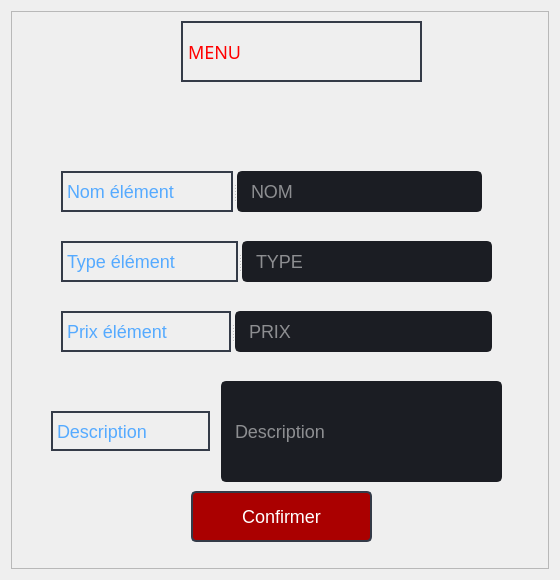
<?xml version="1.0" encoding="UTF-8"?>
<ui version="4.0">
 <class>menu</class>
 <widget class="QDialog" name="menu">
  <property name="geometry">
   <rect>
    <x>0</x>
    <y>0</y>
    <width>560</width>
    <height>580</height>
   </rect>
  </property>
  <property name="windowTitle">
   <string>Menu</string>
  </property>
  <property name="styleSheet">
   <string notr="true">background-color: rgb(40, 44, 52);
QDialog {background: transparent; }
QToolTip {
	color: #ffffff;
	background-color: rgba(27, 29, 35, 160);
	border: 1px solid rgb(40, 40, 40);
	border-radius: 2px;
}
*{
	
	font-size:18px;
};
border-radius: 5px;
gridline-color: transparent;
border-bottom: 1px solid rgb(44, 49, 60);
color: rgb(255, 96, 96);
QMainWindow {background: transparent; }
QToolTip {
	color: #ffffff;
	background-color: rgba(27, 29, 35, 160);
	border: 1px solid rgb(40, 40, 40);
	border-radius: 2px;
}</string>
  </property>
  <layout class="QHBoxLayout" name="horizontalLayout">
   <item>
    <widget class="QFrame" name="frame">
     <property name="styleSheet">
      <string notr="true">background-color: rgb(40, 44, 52);/* LINE EDIT */
QLineEdit {
	background-color: rgb(27, 29, 35);
	border-radius: 5px;
	border: 2px solid rgb(27, 29, 35);
	padding-left: 10px;
}
QLineEdit:hover {
	border: 2px solid rgb(64, 71, 88);
}
QLineEdit:focus {
	border: 2px solid rgb(91, 101, 124);
}

/* SCROLL BARS */
QScrollBar:horizontal {
    border: none;
    background: rgb(52, 59, 72);
    height: 14px;
    margin: 0px 21px 0 21px;
	border-radius: 0px;
}
QScrollBar::handle:horizontal {
    background: rgb(85, 170, 255);
    min-width: 25px;
	border-radius: 7px
}
QScrollBar::add-line:horizontal {
    border: none;
    background: rgb(55, 63, 77);
    width: 20px;
	border-top-right-radius: 7px;
    border-bottom-right-radius: 7px;
    subcontrol-position: right;
    subcontrol-origin: margin;
}
QScrollBar::sub-line:horizontal {
    border: none;
    background: rgb(55, 63, 77);
    width: 20px;
	border-top-left-radius: 7px;
    border-bottom-left-radius: 7px;
    subcontrol-position: left;
    subcontrol-origin: margin;
}
QScrollBar::up-arrow:horizontal, QScrollBar::down-arrow:horizontal
{
     background: none;
}
QScrollBar::add-page:horizontal, QScrollBar::sub-page:horizontal
{
     background: none;
}
 QScrollBar:vertical {
	border: none;
    background: rgb(52, 59, 72);
    width: 14px;
    margin: 21px 0 21px 0;
	border-radius: 0px;
 }
 QScrollBar::handle:vertical {	
	background: rgb(85, 170, 255);
    min-height: 25px;
	border-radius: 7px
 }
 QScrollBar::add-line:vertical {
     border: none;
    background: rgb(55, 63, 77);
     height: 20px;
	border-bottom-left-radius: 7px;
    border-bottom-right-radius: 7px;
     subcontrol-position: bottom;
     subcontrol-origin: margin;
 }
 QScrollBar::sub-line:vertical {
	border: none;
    background: rgb(55, 63, 77);
     height: 20px;
	border-top-left-radius: 7px;
    border-top-right-radius: 7px;
     subcontrol-position: top;
     subcontrol-origin: margin;
 }
 QScrollBar::up-arrow:vertical, QScrollBar::down-arrow:vertical {
     background: none;
 }

 QScrollBar::add-page:vertical, QScrollBar::sub-page:vertical {
     background: none;
 }

/* CHECKBOX */
QCheckBox::indicator {
    border: 3px solid rgb(52, 59, 72);
	width: 15px;
	height: 15px;
	border-radius: 10px;
    background: rgb(44, 49, 60);
}
QCheckBox::indicator:hover {
    border: 3px solid rgb(58, 66, 81);
}
QCheckBox::indicator:checked {
    background: 3px solid rgb(52, 59, 72);
	border: 3px solid rgb(52, 59, 72);	
	background-image: url(:/16x16/icons/16x16/cil-check-alt.png);
}

/* RADIO BUTTON */
QRadioButton::indicator {
    border: 3px solid rgb(52, 59, 72);
	width: 15px;
	height: 15px;
	border-radius: 10px;
    background: rgb(44, 49, 60);
}
QRadioButton::indicator:hover {
    border: 3px solid rgb(58, 66, 81);
}
QRadioButton::indicator:checked {
    background: 3px solid rgb(94, 106, 130);
	border: 3px solid rgb(52, 59, 72);	
}

/* COMBOBOX */
QComboBox{
	background-color: rgb(27, 29, 35);
	border-radius: 5px;
	border: 2px solid rgb(27, 29, 35);
	padding: 5px;
	padding-left: 10px;
}
QComboBox:hover{
	border: 2px solid rgb(64, 71, 88);
}
QComboBox::drop-down {
	subcontrol-origin: padding;
	subcontrol-position: top right;
	width: 25px; 
	border-left-width: 3px;
	border-left-color: rgba(39, 44, 54, 150);
	border-left-style: solid;
	border-top-right-radius: 3px;
	border-bottom-right-radius: 3px;	
	background-image: url(:/16x16/icons/16x16/cil-arrow-bottom.png);
	background-position: center;
	background-repeat: no-reperat;
 }
QComboBox QAbstractItemView {
	color: rgb(85, 170, 255);	
	background-color: rgb(27, 29, 35);
	padding: 10px;
	selection-background-color: rgb(39, 44, 54);
}

/* SLIDERS */
QSlider::groove:horizontal {
    border-radius: 9px;
    height: 18px;
	margin: 0px;
	background-color: rgb(52, 59, 72);
}
QSlider::groove:horizontal:hover {
	background-color: rgb(55, 62, 76);
}
QSlider::handle:horizontal {
    background-color: rgb(85, 170, 255);
    border: none;
    height: 18px;
    width: 18px;
    margin: 0px;
	border-radius: 9px;
}
QSlider::handle:horizontal:hover {
    background-color: rgb(105, 180, 255);
}
QSlider::handle:horizontal:pressed {
    background-color: rgb(65, 130, 195);
}

QSlider::groove:vertical {
    border-radius: 9px;
    width: 18px;
    margin: 0px;
	background-color: rgb(52, 59, 72);
}
QSlider::groove:vertical:hover {
	background-color: rgb(55, 62, 76);
}
QSlider::handle:vertical {
    background-color: rgb(85, 170, 255);
	border: none;
    height: 18px;
    width: 18px;
    margin: 0px;
	border-radius: 9px;
}
QSlider::handle:vertical:hover {
    background-color: rgb(105, 180, 255);
}
QSlider::handle:vertical:pressed {
    background-color: rgb(65, 130, 195);
}
QTableWidget{
	background-color: rgb(255, 255, 255);
}
QDialog {background: transparent; }
QToolTip {
	color: #ffffff;
	background-color: rgba(27, 29, 35, 160);
	border: 1px solid rgb(40, 40, 40);
	border-radius: 2px;
}
*{
	
	font-size:18px;
}

</string>
     </property>
     <property name="frameShape">
      <enum>QFrame::StyledPanel</enum>
     </property>
     <property name="frameShadow">
      <enum>QFrame::Raised</enum>
     </property>
     <widget class="QPushButton" name="pushButton_43">
      <property name="geometry">
       <rect>
        <x>180</x>
        <y>480</y>
        <width>181</width>
        <height>51</height>
       </rect>
      </property>
      <property name="minimumSize">
       <size>
        <width>150</width>
        <height>30</height>
       </size>
      </property>
      <property name="font">
       <font>
        <family>Segoe UI</family>
        <pointsize>9</pointsize>
       </font>
      </property>
      <property name="styleSheet">
       <string notr="true">QPushButton {
	color: rgb(255, 255, 255);
	border: 2px solid rgb(52, 59, 72);
	border-radius: 5px;	
	
	background-color: rgb(170, 0, 0);

}
QPushButton:hover {
	background-color: rgb(57, 65, 80);
	border: 2px solid rgb(61, 70, 86);
}
QPushButton:pressed {	
	background-color: rgb(35, 40, 49);
	border: 2px solid rgb(43, 50, 61);
}</string>
      </property>
      <property name="text">
       <string>Confirmer</string>
      </property>
      <property name="icon">
       <iconset>
        <normaloff>:/16x16/icons/16x16/cil-folder-open.png</normaloff>:/16x16/icons/16x16/cil-folder-open.png</iconset>
      </property>
     </widget>
     <widget class="QLabel" name="label_16">
      <property name="geometry">
       <rect>
        <x>170</x>
        <y>10</y>
        <width>241</width>
        <height>61</height>
       </rect>
      </property>
      <property name="font">
       <font>
        <family>Orbitron</family>
        <pointsize>20</pointsize>
        <weight>9</weight>
        <italic>false</italic>
        <bold>false</bold>
       </font>
      </property>
      <property name="styleSheet">
       <string notr="true">
color: rgb(255, 0, 0);

border:2px solid  rgb(52, 59, 72);
font: 75 20pt &quot;Orbitron&quot;;
</string>
      </property>
      <property name="text">
       <string>MENU</string>
      </property>
     </widget>
     <widget class="QSplitter" name="splitter">
      <property name="geometry">
       <rect>
        <x>50</x>
        <y>230</y>
        <width>431</width>
        <height>41</height>
       </rect>
      </property>
      <property name="orientation">
       <enum>Qt::Horizontal</enum>
      </property>
      <widget class="QLabel" name="label_13">
       <property name="font">
        <font>
         <pointsize>11</pointsize>
        </font>
       </property>
       <property name="styleSheet">
        <string notr="true">color : rgb(85, 170, 255);

border:2px solid  rgb(52, 59, 72);
</string>
       </property>
       <property name="text">
        <string>Type élément</string>
       </property>
      </widget>
      <widget class="QLineEdit" name="lineEdit_7">
       <property name="minimumSize">
        <size>
         <width>0</width>
         <height>30</height>
        </size>
       </property>
       <property name="styleSheet">
        <string notr="true">QLineEdit {
color : rgb(255, 255, 255);
	background-color: rgb(27, 29, 35);
	border-radius: 5px;
	border: 2px solid rgb(27, 29, 35);
	padding-left: 10px;
}
QLineEdit:hover {
	border: 2px solid rgb(64, 71, 88);
}
QLineEdit:focus {
	border: 2px solid rgb(91, 101, 124);
}</string>
       </property>
       <property name="text">
        <string/>
       </property>
       <property name="placeholderText">
        <string>TYPE</string>
       </property>
      </widget>
     </widget>
     <widget class="QSplitter" name="splitter_2">
      <property name="geometry">
       <rect>
        <x>50</x>
        <y>160</y>
        <width>421</width>
        <height>41</height>
       </rect>
      </property>
      <property name="orientation">
       <enum>Qt::Horizontal</enum>
      </property>
      <widget class="QLabel" name="label_15">
       <property name="font">
        <font>
         <pointsize>11</pointsize>
        </font>
       </property>
       <property name="styleSheet">
        <string notr="true">color : rgb(85, 170, 255);

border:2px solid  rgb(52, 59, 72);
</string>
       </property>
       <property name="text">
        <string>Nom élément</string>
       </property>
      </widget>
      <widget class="QLineEdit" name="lineEdit_9">
       <property name="minimumSize">
        <size>
         <width>0</width>
         <height>30</height>
        </size>
       </property>
       <property name="styleSheet">
        <string notr="true">QLineEdit {
color : rgb(255, 255, 255);
	background-color: rgb(27, 29, 35);
	border-radius: 5px;
	border: 2px solid rgb(27, 29, 35);
	padding-left: 10px;
}
QLineEdit:hover {
	border: 2px solid rgb(64, 71, 88);
}
QLineEdit:focus {
	border: 2px solid rgb(91, 101, 124);
}</string>
       </property>
       <property name="text">
        <string/>
       </property>
       <property name="placeholderText">
        <string>NOM</string>
       </property>
      </widget>
     </widget>
     <widget class="QSplitter" name="splitter_4">
      <property name="geometry">
       <rect>
        <x>50</x>
        <y>300</y>
        <width>431</width>
        <height>41</height>
       </rect>
      </property>
      <property name="orientation">
       <enum>Qt::Horizontal</enum>
      </property>
      <widget class="QLabel" name="label_17">
       <property name="font">
        <font>
         <pointsize>11</pointsize>
        </font>
       </property>
       <property name="styleSheet">
        <string notr="true">color : rgb(85, 170, 255);

border:2px solid  rgb(52, 59, 72);
</string>
       </property>
       <property name="text">
        <string>Prix élément</string>
       </property>
      </widget>
      <widget class="QLineEdit" name="lineEdit_10">
       <property name="minimumSize">
        <size>
         <width>0</width>
         <height>30</height>
        </size>
       </property>
       <property name="styleSheet">
        <string notr="true">QLineEdit {
color : rgb(255, 255, 255);
	background-color: rgb(27, 29, 35);
	border-radius: 5px;
	border: 2px solid rgb(27, 29, 35);
	padding-left: 10px;
}
QLineEdit:hover {
	border: 2px solid rgb(64, 71, 88);
}
QLineEdit:focus {
	border: 2px solid rgb(91, 101, 124);
}</string>
       </property>
       <property name="inputMethodHints">
        <set>Qt::ImhDigitsOnly</set>
       </property>
       <property name="text">
        <string/>
       </property>
       <property name="placeholderText">
        <string>PRIX</string>
       </property>
      </widget>
     </widget>
     <widget class="QLabel" name="label_18">
      <property name="geometry">
       <rect>
        <x>40</x>
        <y>400</y>
        <width>159</width>
        <height>40</height>
       </rect>
      </property>
      <property name="font">
       <font>
        <pointsize>11</pointsize>
       </font>
      </property>
      <property name="styleSheet">
       <string notr="true">color : rgb(85, 170, 255);

border:2px solid  rgb(52, 59, 72);
</string>
      </property>
      <property name="text">
       <string>Description</string>
      </property>
     </widget>
     <widget class="QLineEdit" name="lineEdit_11">
      <property name="geometry">
       <rect>
        <x>210</x>
        <y>370</y>
        <width>281</width>
        <height>101</height>
       </rect>
      </property>
      <property name="minimumSize">
       <size>
        <width>0</width>
        <height>30</height>
       </size>
      </property>
      <property name="font">
       <font>
        <pointsize>8</pointsize>
       </font>
      </property>
      <property name="styleSheet">
       <string notr="true">QLineEdit {
color : rgb(255, 255, 255);
	background-color: rgb(27, 29, 35);
	border-radius: 5px;
	border: 2px solid rgb(27, 29, 35);
	padding-left: 10px;
}
QLineEdit:hover {
	border: 2px solid rgb(64, 71, 88);
}
QLineEdit:focus {
	border: 2px solid rgb(91, 101, 124);
}</string>
      </property>
      <property name="inputMethodHints">
       <set>Qt::ImhDigitsOnly</set>
      </property>
      <property name="text">
       <string/>
      </property>
      <property name="readOnly">
       <bool>false</bool>
      </property>
      <property name="placeholderText">
       <string>Description</string>
      </property>
     </widget>
    </widget>
   </item>
  </layout>
 </widget>
 <resources/>
 <connections/>
</ui>
